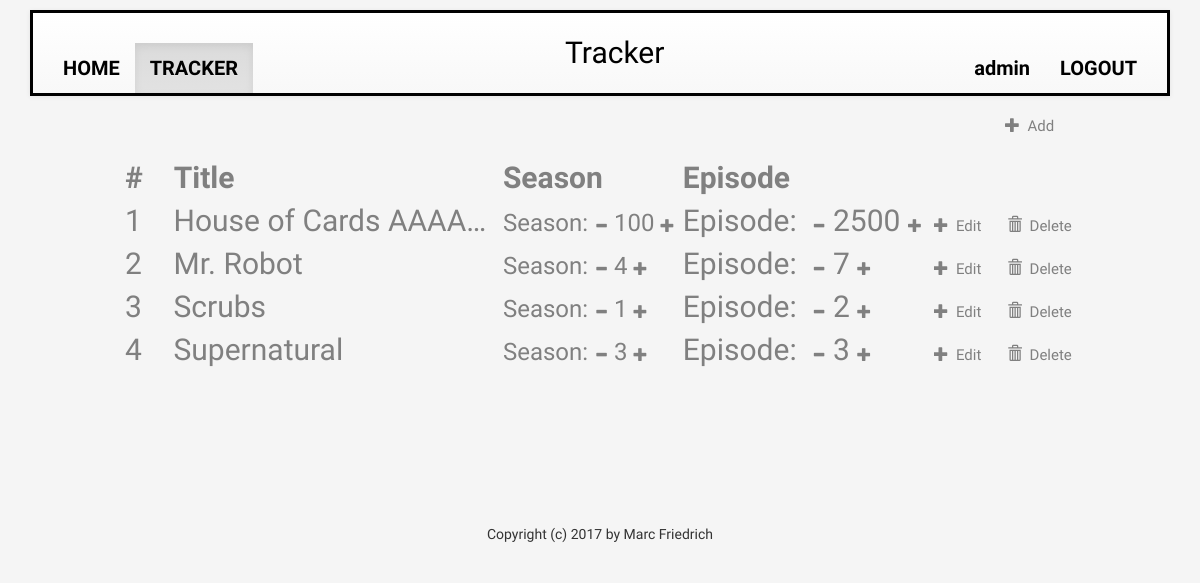
The app's page /tracker/app/ (signed in), older data.
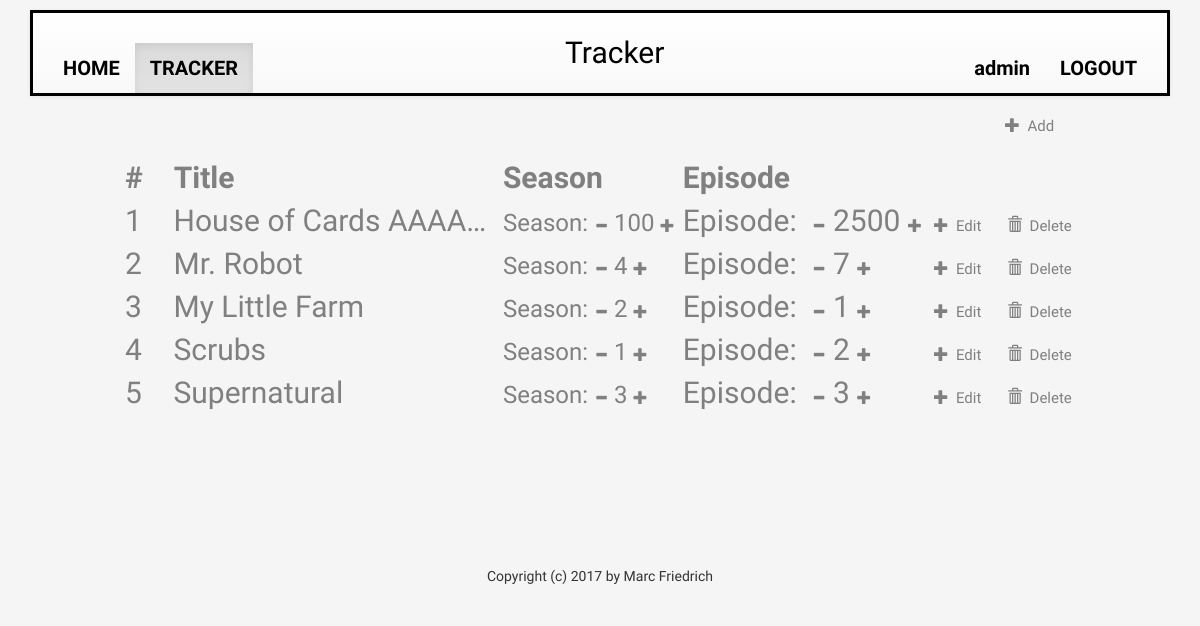
The same page, newer data.
### tracker/models.py (models this page shows, shortened)
class Track(models.Model):
    user = models.ForeignKey(settings.AUTH_USER_MODEL, unique=False) # so one user can have multiple tracks
    title = models.CharField(max_length=500)
    season = models.IntegerField(default=1)
    episode = models.IntegerField(default=1)
    started = models.DateTimeField()

### tracker/views.py (the view)
class TrackListView(LoginRequiredMixin, generic.ListView):
    login_url = "tracker:login"
    template_name = "tracker/tracker_view.html"
    context_object_name = "all_tracks"
    def get_queryset(self):
        username = self.request.user.username
        return Track.objects.filter(user__username=username).order_by('title')

### tracker/templates/tracker/tracker_view.html (shortened to what this page needs)
{% extends "tracker/base.html" %}
{% load staticfiles %}
{% block tracker_active %} active {% endblock %}
{% block body %}
    <div class="row">
        <div class="col-md-10">
        </div>
        <div class="col-md-2">
            <a href="{% url 'tracker:add_track' %}" style="color: gray; opacity: 1.0; font-size: 15px;"><span
                    class="glyphicon glyphicon-plus"></span>&nbsp;&nbsp;Add</a>
        </div>
    </div>
    <br>
    {% if all_tracks %}
        <table class="col-sm-offset-1 col-sm-10" style="color: gray; opacity: 1.0; font-size: 30px;">
            <tr>
                <th>#</th>
                <th>&nbsp;&nbsp;&nbsp;&nbsp;Title</th>
                <th>Season</th>
                <th>Episode</th>
                <th></th>
                <th></th>
            </tr>
            {% for track in all_tracks %}
                <tr>
                    <td>{{ forloop.counter }}</td>
                    <td>&nbsp;&nbsp;&nbsp;&nbsp;{{ track.title|truncatechars:20 }}</td>
                    <td><span
                            style="font-size: 24px;">Season:&nbsp;<a href="{% url 'tracker:dec_season' track.id %}"
                                                                     style="color: gray; opacity: 1.0; font-size: 30px;"><span
                            class="glyphicon glyphicon-minus"
                            style="font-size: 14px;"></span></a>&nbsp;<span
                            style="">{{ track.season }}</span>&nbsp;<a href="{% url 'tracker:inc_season' track.id %}"
                                                                       style="color: gray; opacity: 1.0; font-size: 30px;"><span
                            class="glyphicon glyphicon-plus"
                            style="font-size: 14px;"></span></a></span>
                    </td>
                    <td>
                        Episode: &nbsp;<a
                            href="{% url 'tracker:dec_episode' track.id %}"
                            style="color: gray; opacity: 1.0; font-size: 30px;"><span
                            class="glyphicon glyphicon-minus"
                            style="font-size: 14px;"></span></a>&nbsp;<span
                            style="">{{ track.episode }}</span>&nbsp;<a href="{% url 'tracker:inc_episode' track.id %}"
                                                                        style="color: gray; opacity: 1.0; font-size: 30px;"><span
                            class="glyphicon glyphicon-plus"
                            style="font-size: 14px;"></span></a>
                    </td>
                    <td>
                        <a href="{% url 'tracker:edit_track' track.id %}"
                           style="color: gray; opacity: 1.0; font-size: 15px;"><span
                                class="glyphicon glyphicon-plus"></span>&nbsp;&nbsp;Edit</a>&nbsp;&nbsp;&nbsp;
                    </td>
                    <td>
                        <a href="{% url 'tracker:delete_track' track.id %}"
                           style="color: gray; opacity: 1.0; font-size: 15px;"><span
                                class="glyphicon glyphicon-trash"></span>&nbsp;&nbsp;Delete</a>
                    </td>
                </tr>
            {% endfor %}
        </table>
    {% else %}
        <p><h4 style="color: gray; opacity: 1.0;">Your list is empty! :(</h4></p>
        <p><h4 style="color: gray; opacity: 1.0;">Why don't you start by adding a new track?</h4></p>
    {% endif %}
{% endblock %}

Row changes from the older to the newer data that the page shows:
added Track: title "My Little Farm", season "2", episode "1"
